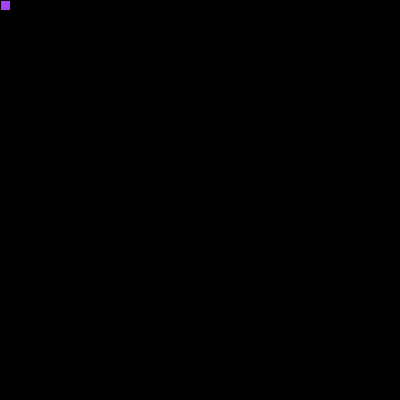
Frame 1 (no input)
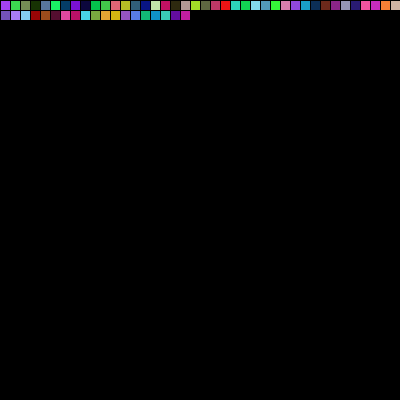
Frame 60 (the mouse pressed at the canvas centre just before this capture)
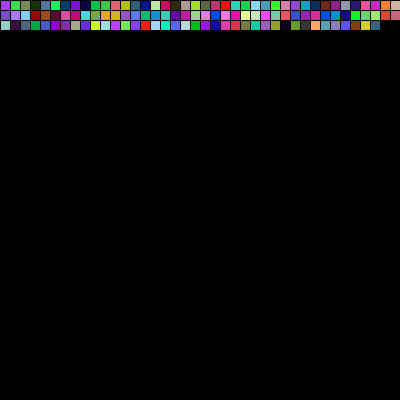
Frame 120 (the mouse held since frame 60 and released just before this capture)

The Processing sketch that drew these frames (run headless with seeded random() and noise(); from frame 60 on, the mouse is pressed at the canvas centre):

// Processing sketch: processing_167930
// ── processing_167930.pde

int x = 0;
int y= 0;
void setup()
{
  size(400,400);
  background(0);
}

void draw()
{
  fill(random(0, 255), random(0, 255), random(0, 255));
  rect(x,y,width/40,height/40);
  x=x+width/40;
  y=y;
 
if(x==height){
   y=y+height/40;
   x=-width/40;
  }
}
